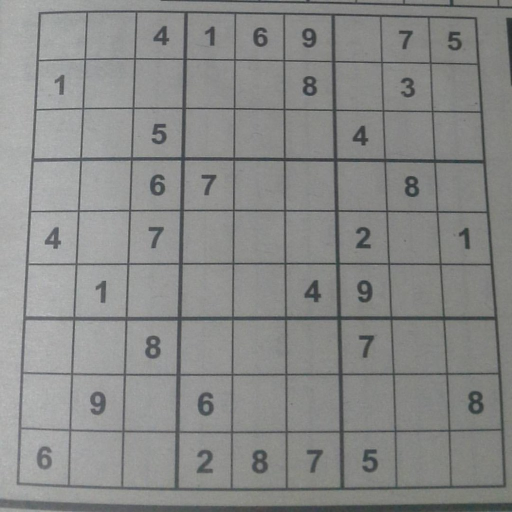
#> input picture images/23615025664_ea6867718f_b.jpg, 1024 x 1024 px (shown at 1/2 size)
$ python extract_sudoku.py
#> lines starting #> are read from the running program, lines starting #| are printed output that depends on the picture; after the words box and inside, x2 and y2 are one past the last pixel; in counts of white or black regions, pixels touching at a corner belong together
import cv2
import numpy as np
import matplotlib.pyplot as plt
import tkinter as tk
from tkinter import filedialog
import glob, os
import time
import operator


def preprocess_image(image):
    # Make image grayscale to remove colors
    processed_img = cv2.cvtColor(image, cv2.COLOR_BGR2GRAY)

    # Blur image so lines stand out more
    processed_img = cv2.GaussianBlur(processed_img.copy(), (9, 9), 3)

    # Use tresholding to differentiate background and foreground
    processed_img = cv2.adaptiveThreshold(processed_img, 255, cv2.ADAPTIVE_THRESH_GAUSSIAN_C, cv2.THRESH_BINARY, 11, 2)

    # Invert black and white
    processed_img = cv2.bitwise_not(processed_img, processed_img)

    return processed_img

def find_corners(image):
    contours, _ = cv2.findContours(image.copy(), cv2.RETR_LIST, cv2.CHAIN_APPROX_SIMPLE)

    contour = sorted(contours, key=cv2.contourArea, reverse=True)[0]

    bottom_right, _ = max(enumerate([pt[0][0] + pt[0][1] for pt in contour]), key=operator.itemgetter(1))
    top_left, _ = min(enumerate([pt[0][0] + pt[0][1] for pt in contour]), key=operator.itemgetter(1))
    bottom_left, _ = min(enumerate([pt[0][0] - pt[0][1] for pt in contour]), key=operator.itemgetter(1))
    top_right, _ = max(enumerate([pt[0][0] - pt[0][1] for pt in contour]), key=operator.itemgetter(1))

    return [contour[top_left][0], contour[top_right][0], contour[bottom_right][0], contour[bottom_left][0]]

def four_point_transform(pts, image):
    width = image.shape[0]
    height = image.shape[1]

    # Corner coördinates in original image
    pts1 = np.float32(pts)

    # Destination coördinates
    pts2 = np.float32([[0, 0], [width, 0], [width, height], [0, height]])

    # Apply Perspective Transform Algorithm
    matrix = cv2.getPerspectiveTransform(pts1, pts2)
    result = cv2.warpPerspective(image, matrix, (width, height))

    return result


root = tk.Tk()
root.withdraw()

file_paths = filedialog.askopenfilenames()
#> the answer given: images/23615025664_ea6867718f_b.jpg

for file in file_paths:
    # Read image of sudoku and resize
    image = cv2.imread(file)
#> image is the input picture: shape (1024, 1024, 3); mean B, G, R 135.7, 137.1, 136.2
    image = cv2.resize(image, (720, 720))
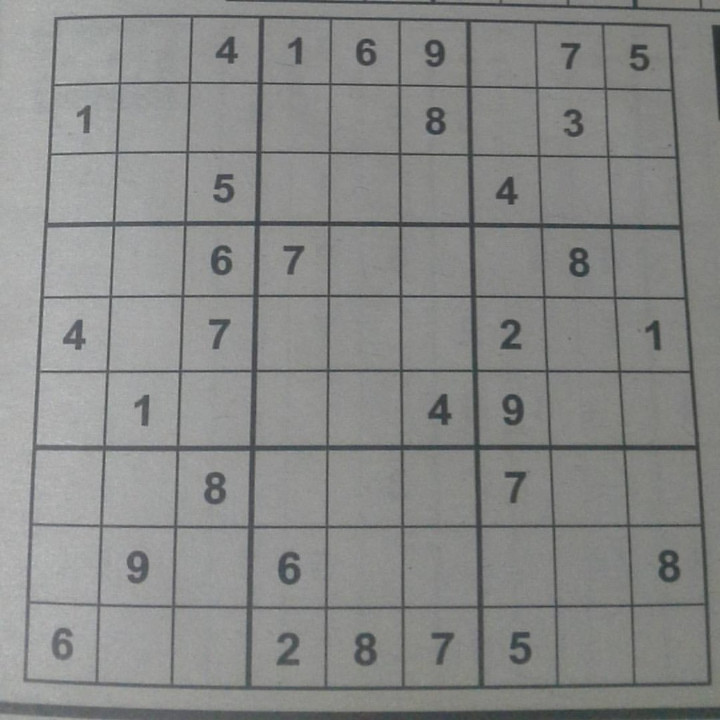
#> image: shape (720, 720, 3); mean B, G, R 135.6, 137, 136.1

    # print('Starting...')
    start = time.time()

    # Some preprocessing to eliminate everything but the sudoku from the picture
    preprocessed_image = preprocess_image(image)
#> in preprocess_image, `processed_img = cv2.GaussianBlur(processed_img.copy(), (9, 9), 3)`:
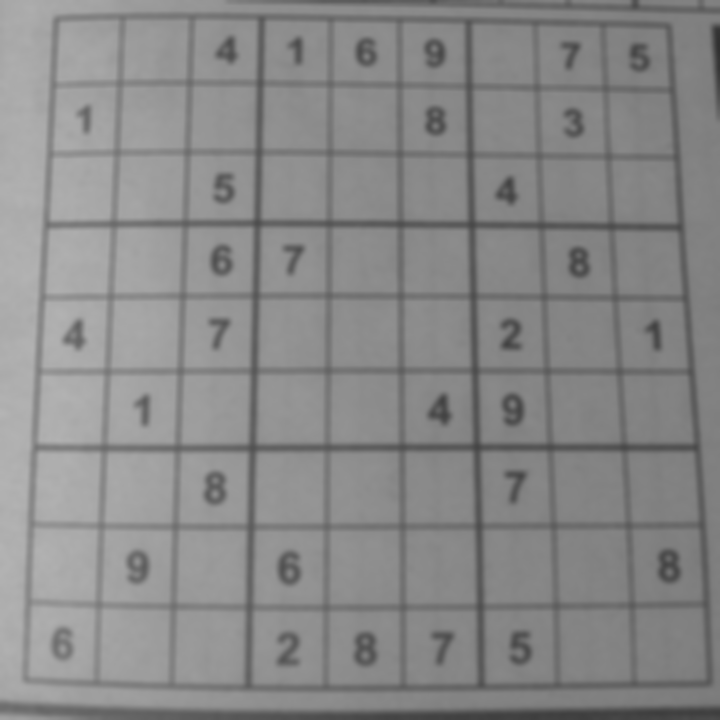
#> processed_img: shape (720, 720); min 48, max 181, mean 136.6
#> in preprocess_image, `processed_img = cv2.adaptiveThreshold(processed_img, 255, cv2.ADAPTIVE..`:
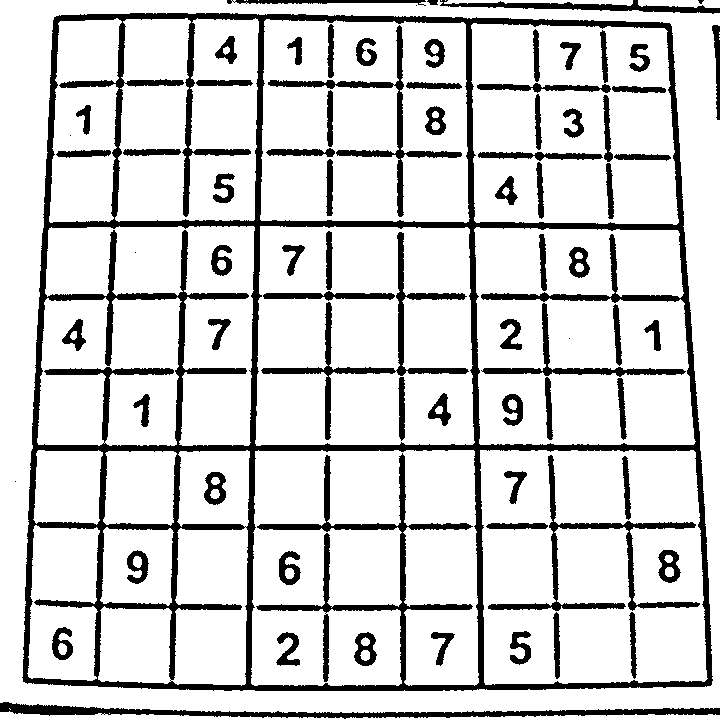
#> processed_img: shape (720, 720); 83.2% white; 76 black regions (6 under 20 px), largest, box (x1, y1, x2, y2) and area: (22, 13, 713, 691) 49303, (0, 702, 720, 719) 4087, (261, 232, 469, 440) 3020

    index = 0
    contours, _ = cv2.findContours(preprocessed_image, cv2.RETR_LIST, cv2.CHAIN_APPROX_SIMPLE)
#> contours = 120 contours, 13 with area under 20; largest, box (x1, y1, x2, y2) and area: (22, 13, 713, 691) 440113, (479, 449, 709, 686) 51314, (250, 449, 480, 687) 48988, (254, 225, 476, 447) 46884, (473, 226, 697, 446) 44289

    contour = sorted(contours, key=cv2.contourArea, reverse=True)[index]
#> contour = contour of 654 points, box (x1, y1, x2, y2) (22, 13, 713, 691), area 440113

    approx = cv2.approxPolyDP(contour, 0.01*cv2.arcLength(contour, True), True)
#> approx = [[54, 17], [23, 681], [710, 685], [670, 24]]
    print(approx)
#| [[[ 54  17]]
#|  [[ 23 681]]
#|  [[710 685]]
#|  [[670  24]]]

    while len(approx) > 4:
        index += 1
        contours, _ = cv2.findContours(preprocessed_image, cv2.RETR_LIST, cv2.CHAIN_APPROX_SIMPLE)

        contour = sorted(contours, key=cv2.contourArea, reverse=True)[index]

        approx = cv2.approxPolyDP(contour, 0.01*cv2.arcLength(contour, True), True)
#> this loop made 0 passes
#> after the loop, index = 0


    cv2.drawContours(image, [contour], 0, (0, 255, 0), 5)
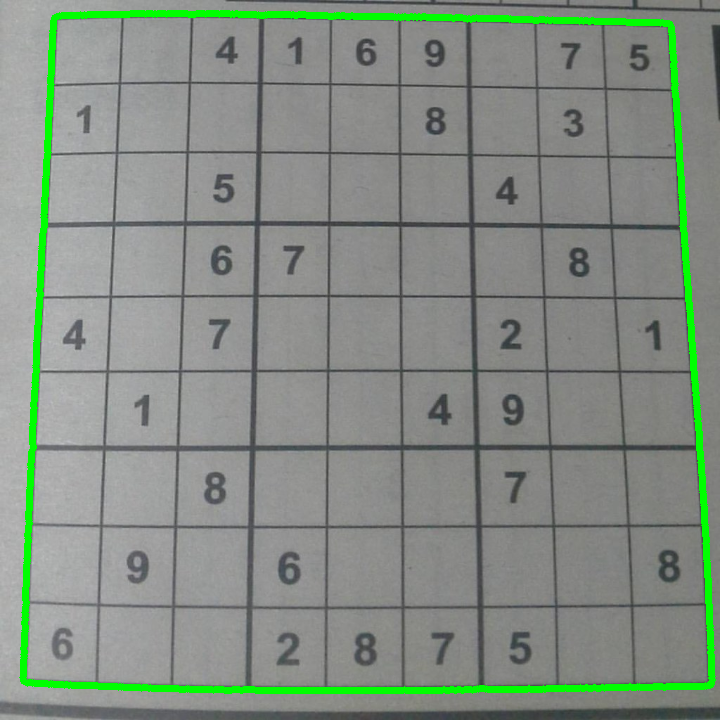
#> image: shape (720, 720, 3); 3.55% of pixels changed, all inside (x1, y1, x2, y2) = (19, 10, 716, 694)


    corners = find_corners(preprocessed_image)
#> in find_corners, `bottom_right, _ = max(enumerate([pt[0][0] + pt[0][1] for pt in contour..`: bottom_right = 330
#> in find_corners, `top_left, _ = min(enumerate([pt[0][0] + pt[0][1] for pt in contour]), ..`: top_left = 16
#> in find_corners, `bottom_left, _ = min(enumerate([pt[0][0] - pt[0][1] for pt in contour]..`: bottom_left = 193
#> in find_corners, `top_right, _ = max(enumerate([pt[0][0] - pt[0][1] for pt in contour]),..`: top_right = 510
#> corners = [[54, 17], [670, 24], [710, 685], [23, 681]]

    result = four_point_transform(corners, image)
#> in four_point_transform, `matrix = cv2.getPerspectiveTransform(pts1, pts2)`: matrix = [[1.16, 0.0544, -63.83], [-0.0138, 1.21, -19.86], [-1.03e-05, 0.000174, 1]]
#> in four_point_transform, `result = cv2.warpPerspective(image, matrix, (width, height))`:
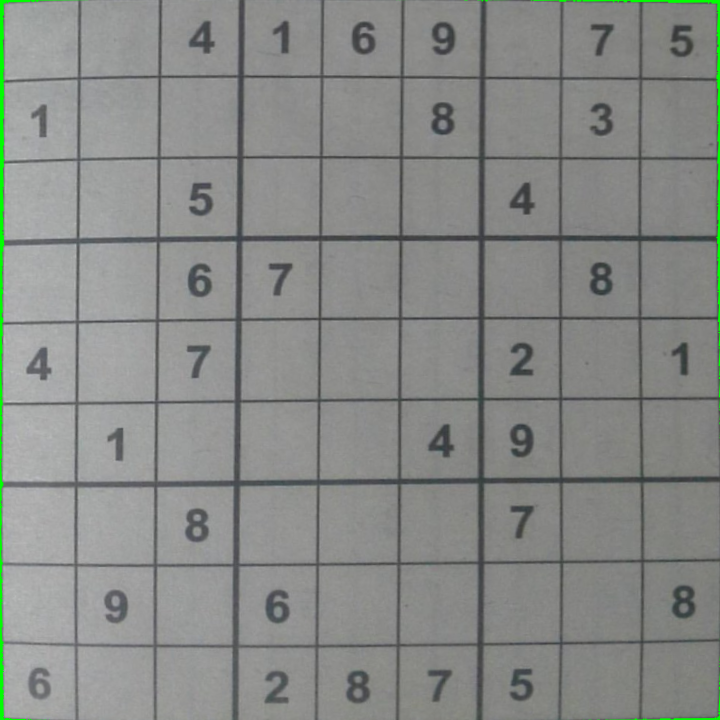
#> result: shape (720, 720, 3); mean B, G, R 135, 137.9, 135.4

    cv2.imshow('sudoku', image)
    key = cv2.waitKey(0)
#> (key Esc is pressed here)

    if key == 27:
        break

$ run again, on images/IMG_20200501_150410.jpg
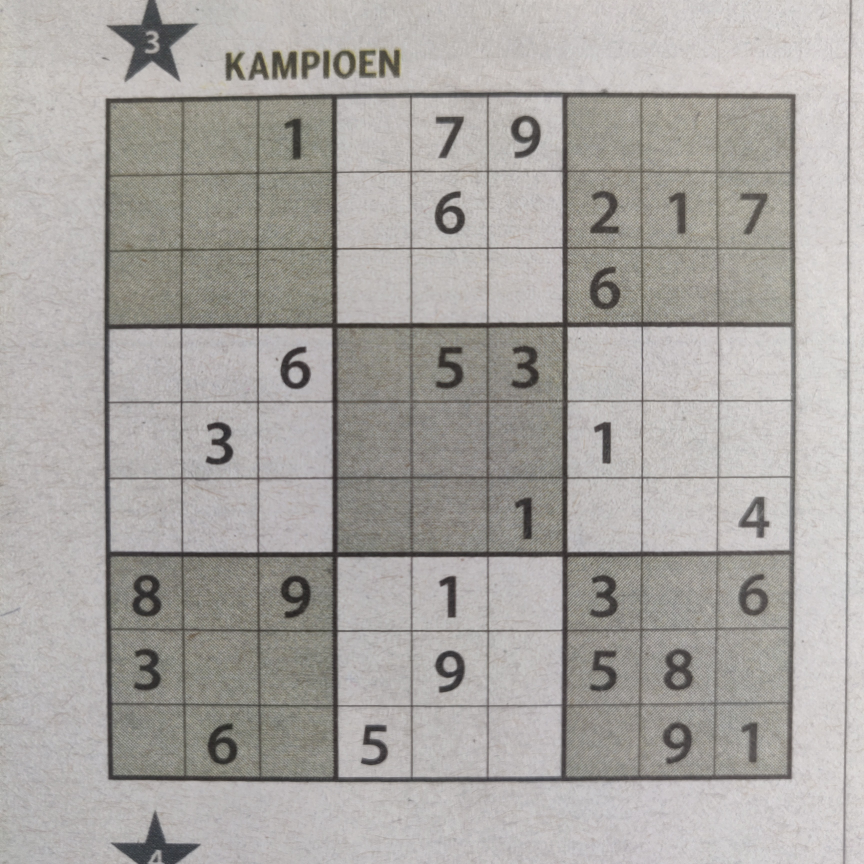
#> input picture images/IMG_20200501_150410.jpg, 3456 x 3456 px (shown at 1/4 size)
#> image is the input picture: shape (3456, 3456, 3); mean B, G, R 161.4, 164.9, 168.1
#> in preprocess_image, `processed_img = cv2.adaptiveThreshold(processed_img, 255, cv2.ADAPTIVE..`:
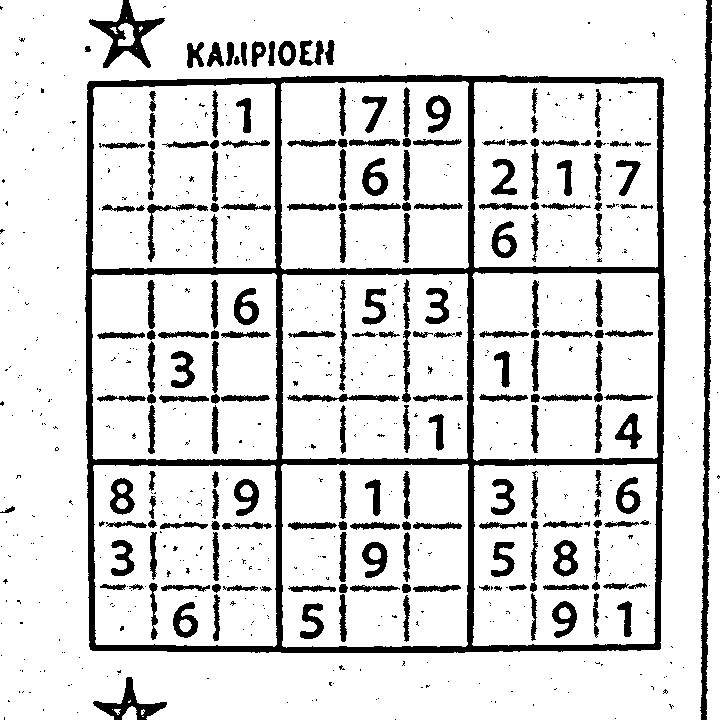
#> processed_img: shape (720, 720); 85.5% white; 706 black regions (502 under 20 px), largest, box (x1, y1, x2, y2) and area: (85, 75, 665, 653) 28109, (700, 0, 712, 720) 3956, (89, 0, 165, 68) 1586
#> `contours, _ = cv2.findContours(preprocessed_image, cv2.RETR_LIST, cv2...`: contours = 846 contours, 621 with area under 20; largest, box (x1, y1, x2, y2) and area: (85, 75, 665, 653) 329866, (279, 80, 470, 271) 35113, (471, 271, 660, 462) 34558, (90, 272, 278, 461) 34406, (281, 272, 469, 460) 34350
#> `contour = sorted(contours, key=cv2.contourArea, reverse=True)[index]`: contour = contour of 389 points, box (x1, y1, x2, y2) (85, 75, 665, 653), area 329866
#> approx = [[663, 79], [89, 81], [90, 649], [659, 649]]
#| [[[663  79]]
#|  [[ 89  81]]
#|  [[ 90 649]]
#|  [[659 649]]]
#> after the loop `while len(approx) > 4:`: index = 0
#> bottom_right = 198
#> top_left = 31
#> bottom_left = 136
#> top_right = 316
#> corners = [[89, 81], [663, 79], [659, 649], [90, 649]]
#> matrix = [[1.26, -0.00221, -111.8], [0.00438, 1.26, -102.1], [6.08e-06, -1.53e-05, 1]]
#> in four_point_transform, `result = cv2.warpPerspective(image, matrix, (width, height))`:
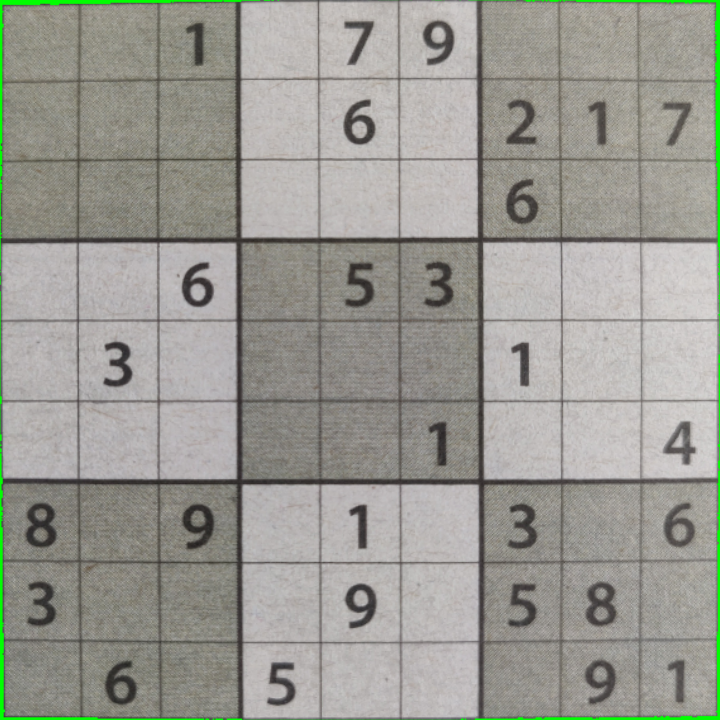
#> result: shape (720, 720, 3); mean B, G, R 146.6, 153.9, 154.2

$ run again, on images/IMG_20200501_150416.jpg
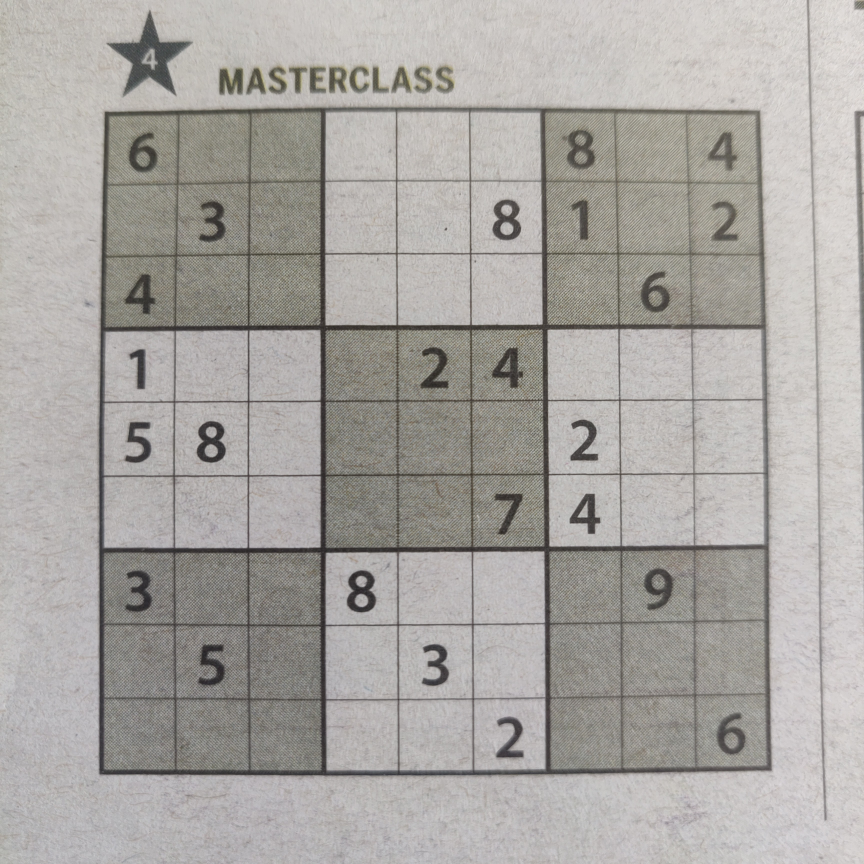
#> input picture images/IMG_20200501_150416.jpg, 3456 x 3456 px (shown at 1/4 size)
#> image is the input picture: shape (3456, 3456, 3); mean B, G, R 161.8, 165.6, 168.7
#> in preprocess_image, `processed_img = cv2.adaptiveThreshold(processed_img, 255, cv2.ADAPTIVE..`:
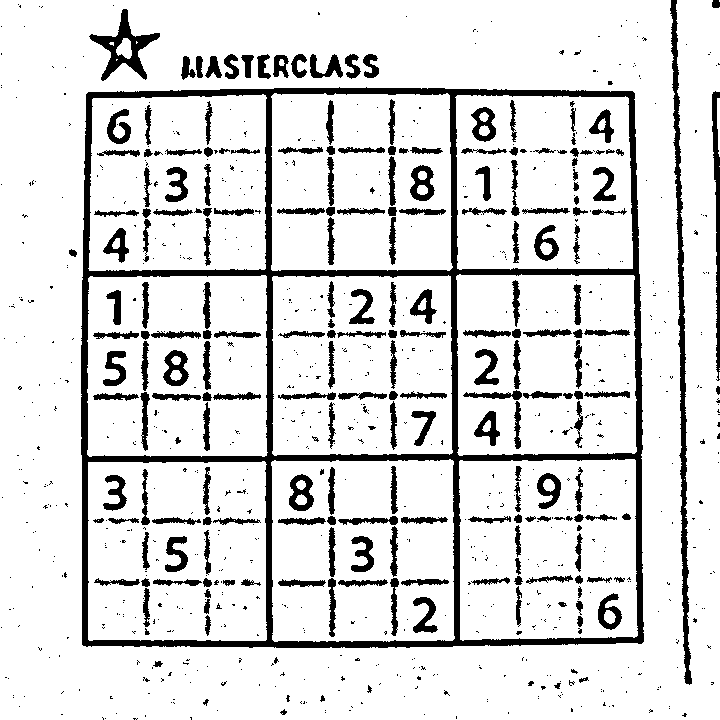
#> processed_img: shape (720, 720); 86.2% white; 919 black regions (699 under 20 px), largest, box (x1, y1, x2, y2) and area: (81, 87, 644, 648) 26870, (670, 0, 692, 685) 3577, (89, 9, 160, 81) 1483
#> `contours, _ = cv2.findContours(preprocessed_image, cv2.RETR_LIST, cv2...`: contours = 1068 contours, 843 with area under 20; largest, box (x1, y1, x2, y2) and area: (81, 87, 644, 648) 309404, (270, 458, 456, 643) 33087, (86, 274, 269, 458) 32487, (271, 274, 454, 457) 32215, (455, 273, 638, 457) 32188
#> `contour = sorted(contours, key=cv2.contourArea, reverse=True)[index]`: contour = contour of 372 points, box (x1, y1, x2, y2) (81, 87, 644, 648), area 309404
#> approx = [[86, 94], [83, 645], [643, 641], [632, 91]]
#| [[[ 86  94]]
#|  [[ 83 645]]
#|  [[643 641]]
#|  [[632  91]]]
#> after the loop `while len(approx) > 4:`: index = 0
#> bottom_right = 201
#> top_left = 30
#> bottom_left = 87
#> top_right = 320
#> corners = [[88, 92], [634, 93], [641, 643], [82, 644]]
#> matrix = [[1.32, 0.0143, -117.3], [-0.00245, 1.34, -123.1], [-6.66e-06, 4.33e-05, 1]]
#> in four_point_transform, `result = cv2.warpPerspective(image, matrix, (width, height))`:
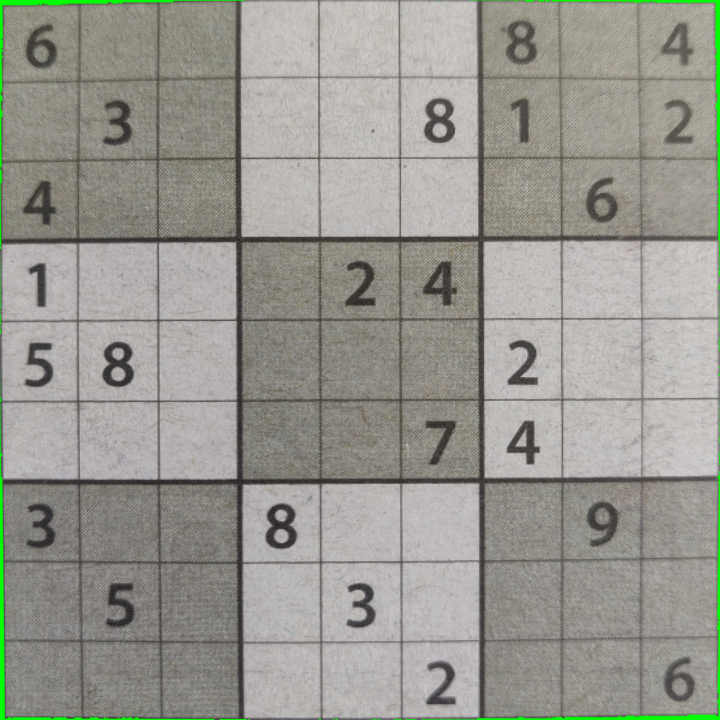
#> result: shape (720, 720, 3); mean B, G, R 144.3, 151.7, 152.3
